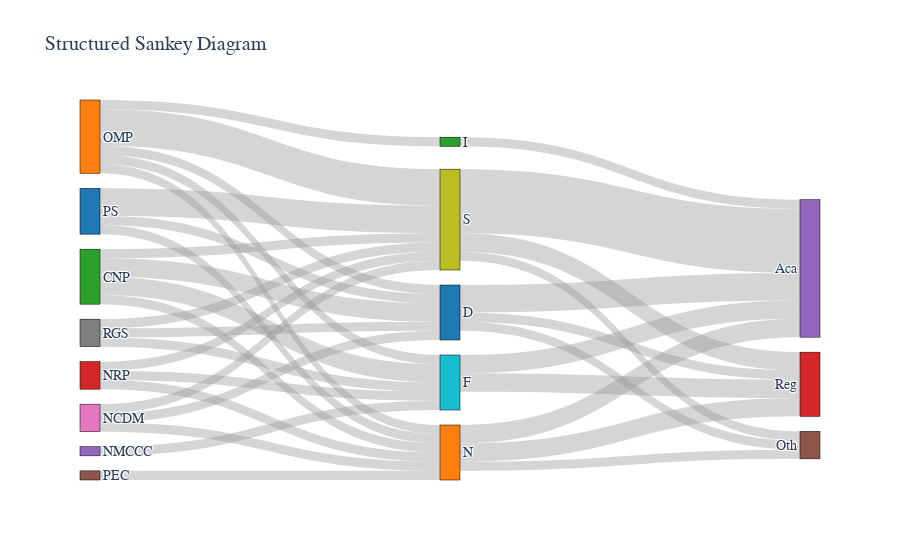

Notebook cell for this chart:
### Code cell
import pandas as pd
import matplotlib.pyplot as plt
import seaborn as sns
import plotly.graph_objects as go
import networkx as nx
from matplotlib.patches import Patch

# Load Data
bar_data = pd.read_csv("bar_assignment.csv")
sankey_data = pd.read_csv("sankey_assignment.csv")
network_data = pd.read_csv("networks_assignment (1).to_csv")

plt.rcParams.update({
    "font.family": "Arial",  # Change to preferred font
    "font.size": 14          # Adjust size for readability
})

# Convert 1 -> "Yes", 0 -> "No"
bar_data["COUNT"] = bar_data["COUNT"].map({1: "Yes", 0: "No"})

# Pivot data for stacking
pivot_table = bar_data.pivot_table(index="LABEL", columns="COUNT", aggfunc="size", fill_value=0)

# Extract Yes and No counts
yes_counts = pivot_table["Yes"]
no_counts = pivot_table["No"]

# Set up figure
plt.figure(figsize=(8, 6))

# Create horizontal stacked bars
bars1 = plt.barh(pivot_table.index, no_counts, color="red", label="No")
bars2 = plt.barh(pivot_table.index, yes_counts, left=no_counts, color="blue", label="Yes")

# Add values inside the bars
for bars in [bars1, bars2]:
    for bar in bars:
        width = bar.get_width()
        if width > 0:
            plt.text(bar.get_x() + width / 2,  # Position text in the middle of the bar
                     bar.get_y() + bar.get_height() / 2,
                     int(width),
                     ha="center", va="center", fontsize=12, fontweight="bold", color="white")

# Labels and formatting
plt.xlabel("Count")
plt.ylabel("Category")
plt.title("Horizontal Stacked Bar Chart")
plt.xticks([0, 2, 4, 6, 8, 10])
plt.legend(title="Response")

# Save figure
plt.savefig("bar_chart.png")

# Show plot
plt.show()

# --- Sankey Diagram ---
# Define first and last columns for sources and targets
first_layer_sources = ["PS", "OMP", "CNP", "NRP", "NMCCC", "PEC", "NCDM", "RGS"]
final_layer_targets = ["Reg", "Aca", "Oth"]

# Prepare lists for Sankey connections
source, target, value = [], [], []


for src in first_layer_sources:
    for i, label in enumerate(sankey_data["LABEL"]):
        source.append(src)
        target.append(label)
        value.append(sankey_data[src][i])  # Get corresponding value

for tgt in final_layer_targets:
    for i, label in enumerate(sankey_data["LABEL"]):
        source.append(label)
        target.append(tgt)
        value.append(sankey_data[tgt][i])  # Get corresponding value

# Create a unique list of nodes in order
all_nodes = list(dict.fromkeys(source + target))

# Create index mapping for nodes
node_indices = {node: i for i, node in enumerate(all_nodes)}

# Create Sankey diagram
sankey = go.Figure(go.Sankey(
    node=dict(
        pad=15,
        thickness=20,
        line=dict(color="black", width=0.5),
        label=all_nodes,
        color=["#1f77b4", "#ff7f0e", "#2ca02c", "#d62728", "#9467bd", "#8c564b", "#e377c2", "#7f7f7f", "#bcbd22", "#17becf"] * 3  # Repeated for variety
    ),
    link=dict(
        source=[node_indices[s] for s in source],
        target=[node_indices[t] for t in target],
        value=value,
        color="rgba(150,150,150,0.4)"  # Semi-transparent links for clarity
    )
))

sankey.update_layout(
    title_text="Structured Sankey Diagram",
    font=dict(family="Arial", size=14),  # Set font for Plotly
    paper_bgcolor="white"
)

# Save the figure
sankey.write_image("sankey_diagram.png")

# Show the plot
sankey.show()

# --- Network Graph ---
G = nx.Graph()
central_nodes = ["D", "F", "I", "N", "S"]
blue_nodes = central_nodes
green_nodes = ['BIH', 'GEO', 'ISR', 'MNE', 'SRB', 'CHE', 'TUR', 'UKR', 'GBR', 'AUS', 'HKG', 'USA']
yellow_nodes = ['AUT', 'BEL', 'BGR', 'HRV', 'CZE', 'EST', 'FRA', 'DEU', 'GRC', 'HUN', 'IRL', 'ITA', 'LVA', 'LUX', 'NLD', 'PRT', 'ROU', 'SVK', 'SVN', 'ESP']
node_colors = {}
for node in blue_nodes:
    node_colors[node] = "blue"
for node in green_nodes:
    node_colors[node] = "green"
for node in yellow_nodes:
    node_colors[node] = "yellow"
for col in network_data.columns[1:]:
    for index, row in network_data.iterrows():
        if row[col] > 0:
            G.add_edge(row["LABELS"], col)
plt.figure(figsize=(10, 10))
pos = nx.shell_layout(G, nlist=[central_nodes, list(G.nodes - set(central_nodes))])
nx.draw(G, pos, with_labels=True, node_color=[node_colors.get(n, "gray") for n in G.nodes], edge_color="gray", node_size=500)
plt.savefig("network_graph.png")

# --- Combining all graphs ---
fig, axes = plt.subplots(2, 2, figsize=(16, 12), gridspec_kw={'height_ratios': [1, 1], 'width_ratios': [1, 1]})

# Read images
bar_img = plt.imread("bar_chart.png")
sankey_img = plt.imread("sankey_diagram.png")
network_img = plt.imread("network_graph.png")

# Place images in subplots
axes[0, 0].imshow(bar_img)
axes[0, 0].axis("off")
axes[0, 1].imshow(sankey_img)
axes[0, 1].axis("off")
axes[1, 0].imshow(network_img)
axes[1, 0].axis("off")

# Hide the unnecessary empty subplot
fig.delaxes(axes[1, 1])  # Removes the bottom-right empty plot

# Title for the final visualization
fig.suptitle("Collated Visualization", fontsize=14, fontname="Arial")

# Save the corrected final visualization
plt.savefig("final_visualization.png", dpi=300)
plt.show()

### Figure 1 — Plotly figure (JSON) as saved in the notebook; plotly's stock layout.template omitted (floating-point values rounded to 4 significant figures)
{"data": [{"link": {"color": "rgba(150,150,150,0.4)", "source": [0, 0, 0, 0, 0, 1, 1, 1, 1, 1, 2, 2, 2, 2, 2, 3, 3, 3, 3, 3, 4, 4, 4, 4, 4, 5, 5, 5, 5, 5, 6, 6, 6, 6, 6, 7, 7, 7, 7, 7, 8, 9, 10, 11, 12, 8, 9, 10, 11, 12, 8, 9, 10, 11, 12], "target": [8, 9, 10, 11, 12, 8, 9, 10, 11, 12, 8, 9, 10, 11, 12, 8, 9, 10, 11, 12, 8, 9, 10, 11, 12, 8, 9, 10, 11, 12, 8, 9, 10, 11, 12, 8, 9, 10, 11, 12, 13, 13, 13, 13, 13, 14, 14, 14, 14, 14, 15, 15, 15, 15, 15], "value": [3, 0, 1, 1, 0, 4, 1, 1, 1, 1, 1, 2, 2, 1, 0, 1, 1, 0, 1, 0, 0, 1, 0, 0, 0, 0, 0, 0, 1, 0, 1, 0, 1, 1, 0, 1, 1, 1, 0, 0, 2, 2, 1, 2, 0, 7, 2, 3, 2, 1, 1, 0, 1, 1, 0]}, "node": {"color": ["#1f77b4", "#ff7f0e", "#2ca02c", "#d62728", "#9467bd", "#8c564b", "#e377c2", "#7f7f7f", "#bcbd22", "#17becf", "#1f77b4", "#ff7f0e", "#2ca02c", "#d62728", "#9467bd", "#8c564b", "#e377c2", "#7f7f7f", "#bcbd22", "#17becf", "#1f77b4", "#ff7f0e", "#2ca02c", "#d62728", "#9467bd", "#8c564b", "#e377c2", "#7f7f7f", "#bcbd22", "#17becf"], "label": ["PS", "OMP", "CNP", "NRP", "NMCCC", "PEC", "NCDM", "RGS", "S", "F", "D", "N", "I", "Reg", "Aca", "Oth"], "line": {"color": "black", "width": 0.5}, "pad": 15, "thickness": 20}, "type": "sankey"}], "layout": {"font": {"family": "Arial", "size": 14}, "paper_bgcolor": "white", "title": {"text": "Structured Sankey Diagram"}}}
